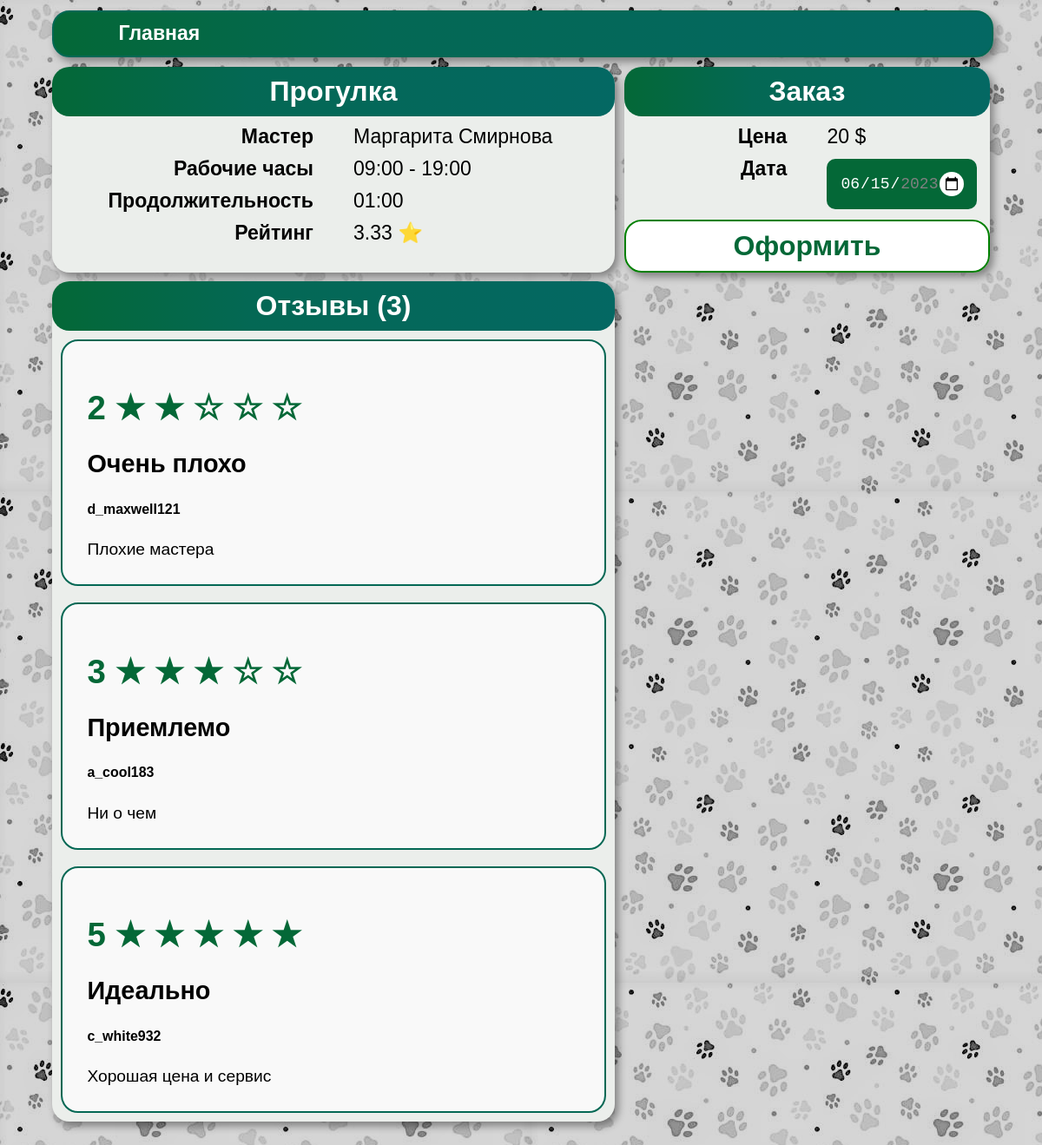
The app's page /service/18 with its own data.
### tables this page shows
CREATE TABLE service (
    service_id INTEGER PRIMARY KEY AUTOINCREMENT,
    service_name VARCHAR(255) NOT NULL,
    description TEXT,
    price DECIMAL(10, 2),
    duration INT
  );

CREATE TABLE master (
    master_id INTEGER PRIMARY KEY AUTOINCREMENT,
    master_name VARCHAR(255) NOT NULL
  );

CREATE TABLE review (
    review_id INTEGER PRIMARY KEY AUTOINCREMENT,
    order_id INT,
    review_title VARCHAR(255),
    review_description TEXT,
    review_score INT,
    FOREIGN KEY (order_id) REFERENCES service_order(order_id)
  );

CREATE TABLE client (
    client_id INTEGER PRIMARY KEY AUTOINCREMENT,
    username VARCHAR(255) NOT NULL
  );

### controllers/about_service.py (the view)
@app.route('/service/<id>')
def master_service(id):
    session['m_service_id'] = id
    con = get_db_connection()
    master_service = get_master_service(con, id)
    review_list = get_review_list(con, id)
    html = render_template(
        'about_service.html',
        title='Услуга',
        m_service = master_service,
        review_list = review_list,
        date_today = date.today(),
        date_max = date.today() + timedelta(days=30)
    )
    con.close()
    return html

### models/about_service_model.py (called while the page is built)
def get_master_service(conn, id):
    df = pandas.read_sql(f'''
    WITH get_rating AS(
        SELECT
            master_service_id,
            AVG(review_score) AS rating
        FROM service_order
        JOIN review USING (order_id)
        GROUP BY master_service_id
    ),
    get_ms AS(
        SELECT *
        FROM master_service
        WHERE master_service_id={id}
    )
    SELECT
        service_name,
        master_name,
        work_day_start,
        work_day_end,
        rating,
        price,
        duration
    FROM get_ms
    JOIN service USING(service_id)
    JOIN master USING(master_id)
    LEFT JOIN get_rating USING(master_service_id)
    ''', conn)
    return df

def get_review_list(conn, id):
    df = pandas.read_sql(f'''
        SELECT
            username,
            review_title,
            review_description,
            review_score
        FROM review
        JOIN service_order USING(order_id)
        JOIN client USING(client_id)
        WHERE master_service_id={id}
    ''', conn)
    return df

### utils.py (called while the page is built)
def get_db_connection():
    return sqlite3.connect('database/db.sqlite')

### templates/about_service.html (shortened to what this page needs)
{% extends('base.html') %}
{% block style %}
    <link rel="stylesheet" href="{{ url_for('static', filename='styles/about_service_style.css') }}">
{% endblock %}
{% block body %}
<div class="main_card">
    <div class="service">
        <p class="title">{{m_service['service_name'].to_string(index=False)}}</p>
        <div class="description">
            <div class="field"><p>Мастер</p></div>
            <p class="value">{{ m_service['master_name'].to_string(index=False) }}</p>
        </div>
        <div class="description">
            <div class="field"><p>Рабочие часы</p></div>
            <div class="value"><p>{{ m_service.loc[0,'work_day_start'][:5] }} - {{ m_service.loc[0,'work_day_end'][:5] }}</p></div>
        </div>
        <div class="description">
            <div class="field"><p>Продолжительность</p></div>
            <div class="value"><p>{{ m_service.loc[0,'duration'][:5] }}</p></div>
        </div>
        <div class="description">
            <div class="field"><p>Рейтинг</p></div>
            <div class="value">
                <p>
                    {% set rating = m_service.loc[0, 'rating'] %}
                    {% if rating|float > 0 %}
                        {{ '{:.2f}'.format(rating) }} &#11088;
                    {% else %}
                        &mdash;
                    {% endif %}
                </p>
            </div>
        </div>
    </div>
    <div class="order">
        <form action="{{ url_for('order_checkout')}}" method="get">
            <p class="title">Заказ</p>
            <div class="description">
                <div class="field"><p>Цена</p></div>
                <div class="value"><p>{{ m_service['price'].to_string(index=False) }} $</p></div>
            </div>
            <div class="description">
                <div class="field"><p>Дата</p></div>
                <div class="value">
                    <input type="date" name="order_date" value="{{date_today}}" min="{{date_today}}" max="{{date_max}}">
                </div>
            </div>
            <input type="submit" value="Оформить">
        </form>
    </div>
    <div class="reviews">
        <p class="title">Отзывы ({{review_list|length}})</p>
        {% for i in range(review_list|length) %}
            <div class="review_card">
                <h1>
                    {% set rating = review_list.loc[i,'review_score'] %}
                    {{rating}}
                    {% for star in range(rating) %}
                        <span class="star_colored">&starf;</span>
                    {% endfor %}
                    {% for star in range(5-rating) %}
                        <span class="star_white">&star;</span>
                    {% endfor %}
                </h1>
                <h2>{{review_list.loc[i,'review_title']}}</h2>
                <h5>{{review_list.loc[i,'username']}}</h5>
                <p>{{review_list.loc[i,'review_description']}}</p>
            </div>
        {% endfor %}
    </div>
</div>
{% endblock %}

### static/styles/main_style.css (style rules this page uses)
body { background-image: url("../images/pet-paws-color-greyscaled.jpg"); display:flex; width:90%; flex-direction: column; align-items:center; font-family: sans-serif; font-size: 1.2em; margin: 1% auto; }

### static/styles/about_service_style.css (style rules this page uses)
p { margin-top: 0px; margin-bottom: 0px; }
.main_card { display: flex; flex-wrap: wrap; flex-direction: row; width:100%; padding: 0; margin-bottom: 10%; }
.service, .reviews, .order { width:60%; margin-top: 1%; background-color: #ebeeeb; border-radius: 20px; display:flex; flex-direction: column; box-shadow: 4px 5px 10px rgba(0, 0, 0, 0.4); }
.order { margin-left:1%; width:39%; position: -webkit-sticky; position: sticky; top:3em; }
div.description { display:flex; flex-direction: row; margin-top: 10px; }
.field { width:50%; vertical-align: middle; font-size: 1.2em; text-align: right; padding-right: 2em; }
.field > p { font-weight: bold; }
.value { width:50%; vertical-align: middle; font-size: 1.2em; text-align: left; }
form { width:100%; margin:0 auto; }
input[type='submit'] { width:100%; padding: 10px; font-size: xx-large; font-weight: bold; background: white; border-radius: 20px; border:solid 2px green; margin-top: 10px; color: rgba(4,104,55,1); transition-duration: 0.4s; }
p.title { padding: 10px; text-align: center; background: linear-gradient(90deg, rgba(4,104,55,1) 0%, rgba(4,104,84,1) 35%, rgba(4,104,99,1) 100%); border-radius: 20px; font-size: xx-large; font-weight: bold; color: white; margin-top: 0px; }
input[type="date"] { position: relative; margin:1% auto; background-color: rgba(4,104,55,1); padding: 15px; color: #ffffff; font-size: 18px; border: none; outline: none; border-radius: 10px; }
span { color:rgba(4,104,55,1); }
h1 { color: rgba(4,104,55,1); }
.review_card { background-color: #f9f9f9; padding: 1.5em; margin:0.5em; border-radius: 20px; border:solid 2px rgba(4,104,84,1); }

### records on screen
service: service_name.to_string "Прогулка"
master: master_name.to_string "Маргарита Смирнова"
review: review_title "Очень плохо", review_description "Плохие мастера"
client: username "d_maxwell121"
review: review_title "Приемлемо", review_description "Ни о чем"
client: username "a_cool183"
review: review_title "Идеально", review_description "Хорошая цена и сервис"
client: username "c_white932"

### other values on screen
{{ m_service.loc[0,'work_day_start'][:5] }} "09:00"
{{ m_service.loc[0,'work_day_end'][:5] }} "19:00"
{{ m_service.loc[0,'duration'][:5] }} "01:00"
{{ '{:.2f}'.format(rating) }} "3.33"
{{ m_service['price'].to_string(index=False) }} "20"
{{ review_list|length }} "3"
{{ rating }} "2" "3" "5"
